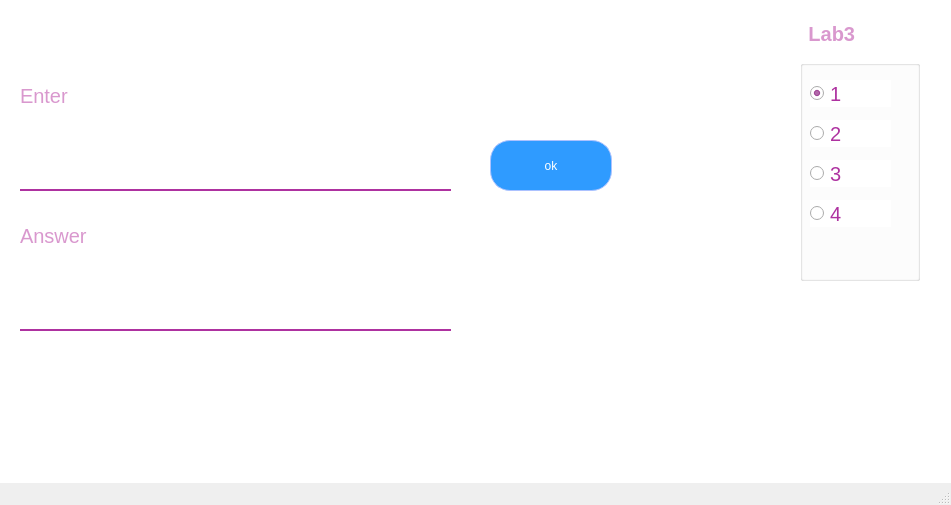
<?xml version="1.0" encoding="UTF-8"?>
<ui version="4.0">
 <class>MainWindow</class>
 <widget class="QMainWindow" name="MainWindow">
  <property name="geometry">
   <rect>
    <x>0</x>
    <y>0</y>
    <width>951</width>
    <height>505</height>
   </rect>
  </property>
  <property name="windowTitle">
   <string>MainWindow</string>
  </property>
  <widget class="QWidget" name="centralwidget">
   <property name="styleSheet">
    <string notr="true">QWidget{
background-color: white;
}

QFrame {
  border-radius: 55px;        
    border-width: 5px;
    border-color: #ae32a0;
    border-style: double;
background-color: white;
} 


QLabel {
    font: medium Ubuntu;
    font-size: 20px;
    color: #d998ce;  
    border-width: 0px;
background-image: url(:/bktop_Qt_5_3_MinGW_32bit-Debug/debug/candy.jpg);
}        

QPushButton {
    background-color: rgb(47, 155, 255);
    color: white;
  
    border-radius: 20px;        
    border-width: 1px;
    border-color: rgb(172, 194, 255);
    border-style: solid;
}
QPushButton:hover {
    background-color: rgb(255, 170, 0);
}
QPushButton:pressed {
    background-color: rgb(255, 153, 29);
}    

QLineEdit {
	font: medium Ubuntu;
    font-size: 20px;
	padding: 1px;
	border-style: none none double none ;
	border-width: 2px ;
	border-radius: 0px;
	border-color: #ae32a0;
	background-image: url(:/bktop_Qt_5_3_MinGW_32bit-Debug/debug/candy.jpg);
}

QLineEdit:hover {
    background-color: #d998ce;
background-image: url(:/bktop_Qt_5_3_MinGW_32bit-Debug/debug/candy.jpg);
}

QSpinBox{
padding: 1px;
border-style: none none double none ;
border-width: 2px ;
border-radius: 0px;
 border-color: #ae32a0;
}

QSpinBox:hover {
    background-color: #d998ce;
}

QGroupBox {
  font: medium Ubuntu;
  font-size: 20px;
  color: #d998ce;  
  font-weight: bold;

  padding: 4px;
  margin-top: 16px;
  padding: 1px;

}

QRadioButton {
    font: medium Ubuntu;
    font-size: 20px;
    color:  #ae32a0; 
}</string>
   </property>
   <widget class="QLabel" name="label">
    <property name="geometry">
     <rect>
      <x>20</x>
      <y>70</y>
      <width>221</width>
      <height>51</height>
     </rect>
    </property>
    <property name="styleSheet">
     <string notr="true"/>
    </property>
    <property name="text">
     <string>Enter</string>
    </property>
   </widget>
   <widget class="QLineEdit" name="lineEdit">
    <property name="geometry">
     <rect>
      <x>20</x>
      <y>140</y>
      <width>431</width>
      <height>51</height>
     </rect>
    </property>
   </widget>
   <widget class="QPushButton" name="btn">
    <property name="geometry">
     <rect>
      <x>490</x>
      <y>140</y>
      <width>122</width>
      <height>51</height>
     </rect>
    </property>
    <property name="text">
     <string>ok</string>
    </property>
   </widget>
   <widget class="QLineEdit" name="answerLine">
    <property name="geometry">
     <rect>
      <x>20</x>
      <y>280</y>
      <width>431</width>
      <height>51</height>
     </rect>
    </property>
    <property name="readOnly">
     <bool>true</bool>
    </property>
   </widget>
   <widget class="QLabel" name="answerLb">
    <property name="geometry">
     <rect>
      <x>20</x>
      <y>210</y>
      <width>221</width>
      <height>51</height>
     </rect>
    </property>
    <property name="text">
     <string>Answer</string>
    </property>
   </widget>
   <widget class="QGroupBox" name="groupBox">
    <property name="geometry">
     <rect>
      <x>800</x>
      <y>20</y>
      <width>120</width>
      <height>261</height>
     </rect>
    </property>
    <property name="title">
     <string> Lab3</string>
    </property>
    <widget class="QRadioButton" name="lab31">
     <property name="geometry">
      <rect>
       <x>10</x>
       <y>60</y>
       <width>81</width>
       <height>27</height>
      </rect>
     </property>
     <property name="text">
      <string>1</string>
     </property>
     <property name="checked">
      <bool>true</bool>
     </property>
    </widget>
    <widget class="QRadioButton" name="lab32">
     <property name="geometry">
      <rect>
       <x>10</x>
       <y>100</y>
       <width>81</width>
       <height>27</height>
      </rect>
     </property>
     <property name="text">
      <string>2</string>
     </property>
    </widget>
    <widget class="QRadioButton" name="lab33">
     <property name="geometry">
      <rect>
       <x>10</x>
       <y>140</y>
       <width>81</width>
       <height>27</height>
      </rect>
     </property>
     <property name="text">
      <string>3</string>
     </property>
    </widget>
    <widget class="QRadioButton" name="lab44">
     <property name="geometry">
      <rect>
       <x>10</x>
       <y>180</y>
       <width>81</width>
       <height>27</height>
      </rect>
     </property>
     <property name="text">
      <string>4</string>
     </property>
    </widget>
   </widget>
  </widget>
  <widget class="QMenuBar" name="menubar">
   <property name="geometry">
    <rect>
     <x>0</x>
     <y>0</y>
     <width>951</width>
     <height>28</height>
    </rect>
   </property>
  </widget>
  <widget class="QStatusBar" name="statusbar"/>
 </widget>
 <resources/>
 <connections/>
</ui>
